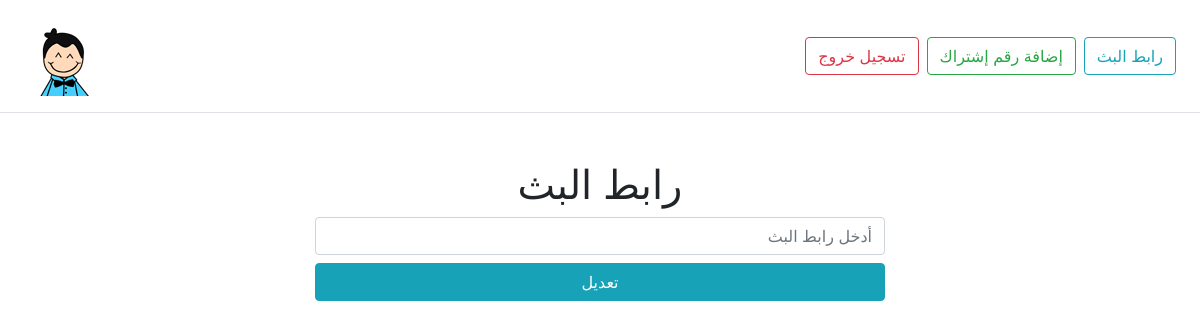
The app's page /admin/link.php (signed in), older data.
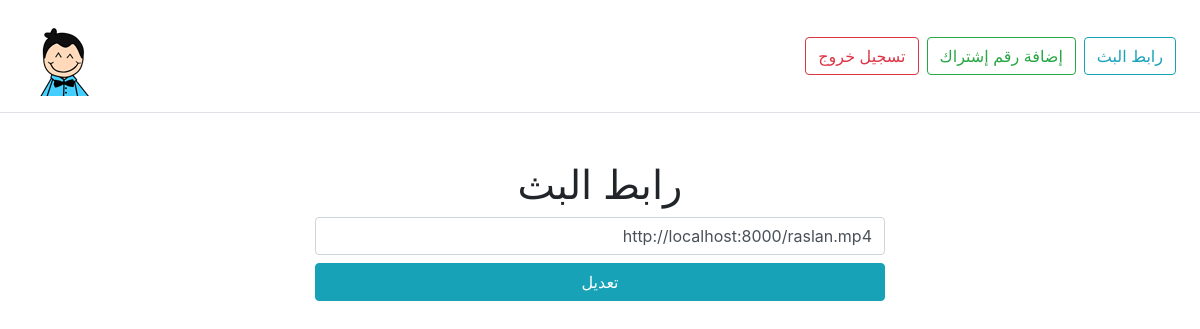
The same page, newer data.
### tables this page shows
CREATE TABLE `links` (
  `id` int(11) NOT NULL,
  `link` varchar(255) DEFAULT NULL
);

### admin/link.php (the view, shortened to what this page needs)
<?php
require 'layout/header.php';
$stmt = $conn->prepare("SELECT link FROM links");
    $stmt->execute();
    $row = $stmt->fetch();
?>
<body>
<?php require 'layout/nav.php'; ?>
<div class="addform">
  <div class="container mt-5" style="margin-bottom:190px" dir="rtl">
      <h1 class="text-center">
          رابط البث
      </h1>
      <form class="signup" action="<?php echo $_SERVER['PHP_SELF'] ?>" method="POST">
          <div class="form-container mb-2">
              <input type="url" class="form-control" name="link" placeholder="أدخل رابط البث" value="<?= isset($row['link'])? $row['link']:'' ?>" />
          </div>
          <input type="submit" name="signup" class="btn btn-info btn-block" value="تعديل">
      </form>
  </div>
</div>
</body>
</html>

Row changes from the older to the newer data that the page shows:
added links: link "http://localhost:8000/raslan.mp4"
